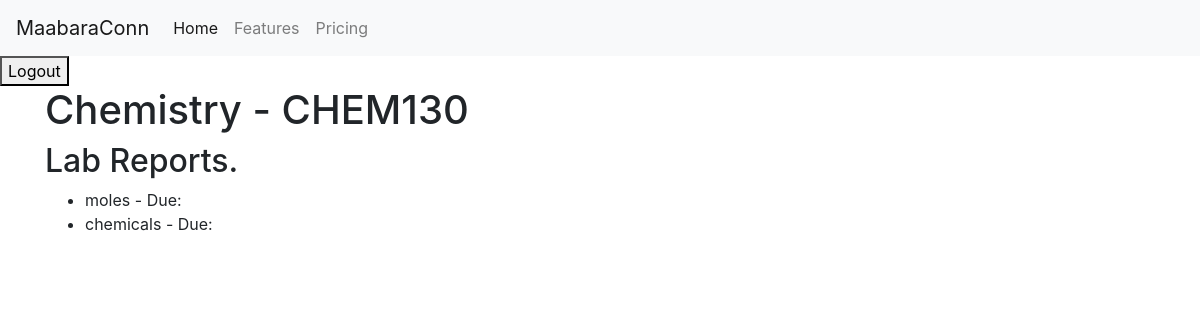
The page /users/course/3/ on the database its author committed.
### users/models.py (models this page shows, shortened)
class Course(models.Model):
    name = models.CharField(max_length=255, unique=True)
    code = models.CharField(max_length=10, unique=True)
    lecturer = models.ForeignKey(
        User, on_delete=models.CASCADE, related_name='courses')
    student = models.ManyToManyField(
        User, related_name='enrolled_courses', blank=False)

class LabReport(models.Model):
    REPORT_TYPE_CHOICES = [
        ('IND', 'Individual'),
        ('GRP', 'Group'),
    ]
    report_type = models.CharField(
        max_length=3, choices=REPORT_TYPE_CHOICES, default='IND')
    creator = models.ForeignKey(
        settings.AUTH_USER_MODEL, on_delete=models.CASCADE, related_name='created_lab_reports'
    )
    student = models.ForeignKey(
        settings.AUTH_USER_MODEL, on_delete=models.CASCADE, related_name='student_lab_reports', null=True, blank=True
    )
    course = models.ForeignKey(
        Course, on_delete=models.CASCADE, related_name='lab_reports'
    )
    title = models.CharField(max_length=255)
    description = models.TextField()
    laboratory = models.ForeignKey(
        Laboratory, on_delete=models.CASCADE, related_name='lab_reports', null=True
    )
    document = models.FileField(upload_to='lab_reports/')
    submitted_at = models.DateTimeField(auto_now_add=True)
    status = models.CharField(max_length=100, default='Pending')
    template = models.ForeignKey(
        LabTemplate, on_delete=models.SET_NULL, null=True, blank=True, related_name='lab_reports'
    )

### users/views.py (the view)
# urls.py: path('course/<int:course_id>/', views.course_detail, name='course_detail'),
def course_detail(request, course_id):
    course = get_object_or_404(Course, pk=course_id)
    lab_reports = LabReport.objects.filter(course=course)
    return render(request, 'users/course_detail.html', {'course': course, 'lab_reports': lab_reports})

### users/templates/users/course_detail.html
{% extends 'base.html' %} {% block content %}
<div class="container">
  <h1>{{ course.name }} - {{ course.code }}</h1>
  <section>
    <h2>Lab Reports.</h2>
    <ul>
      {% for lab_report in lab_reports %}
      <li>{{ lab_report.title }} - Due: {{ lab_report.due_date }}</li>
      {% endfor %}
    </ul>
  </section>
</div>
{% endblock %}

### rows shown on the page
Course: name "Chemistry", code "CHEM130"
LabReport: title "moles"
LabReport: title "chemicals"
